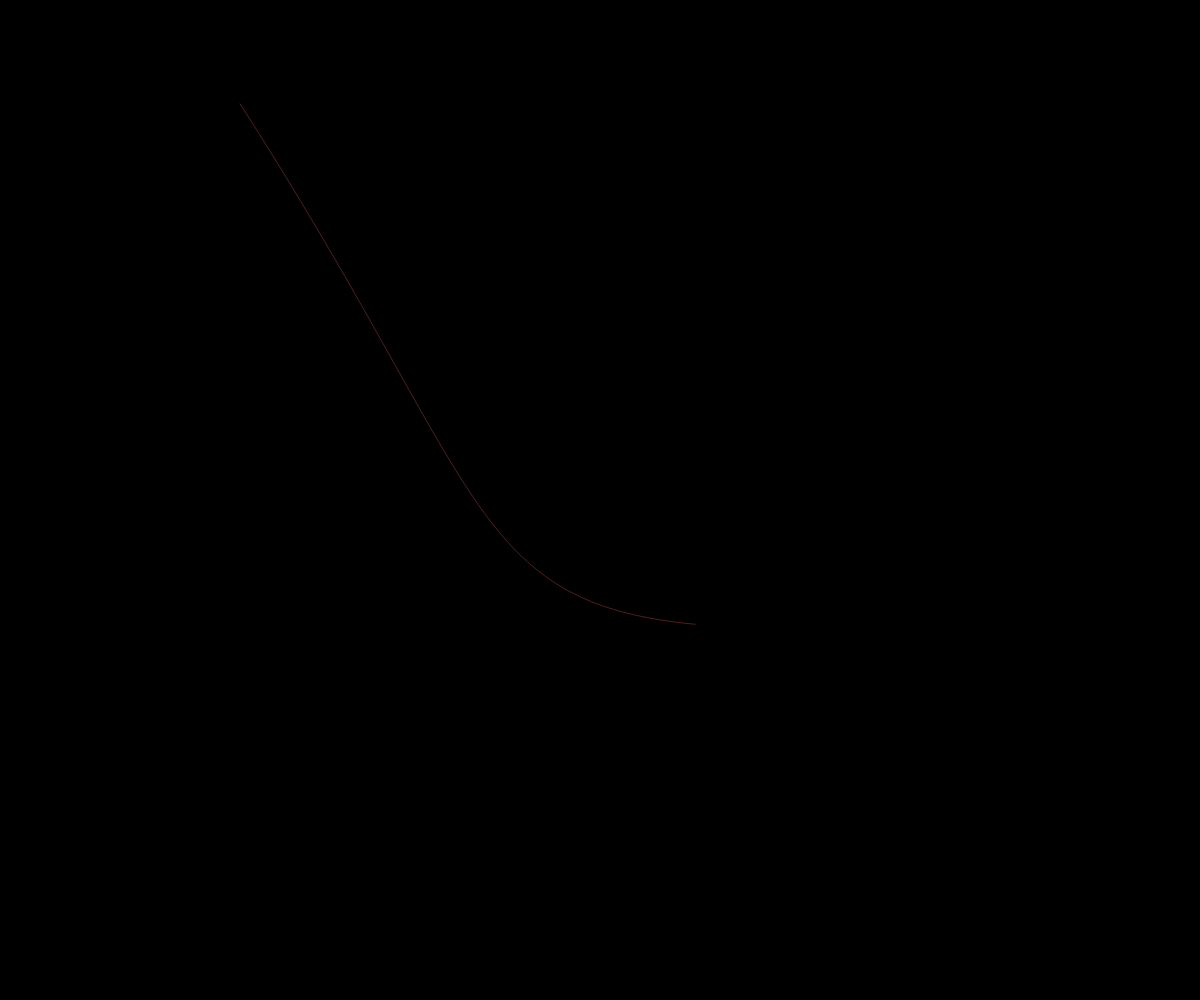
Frame 1 (no input)
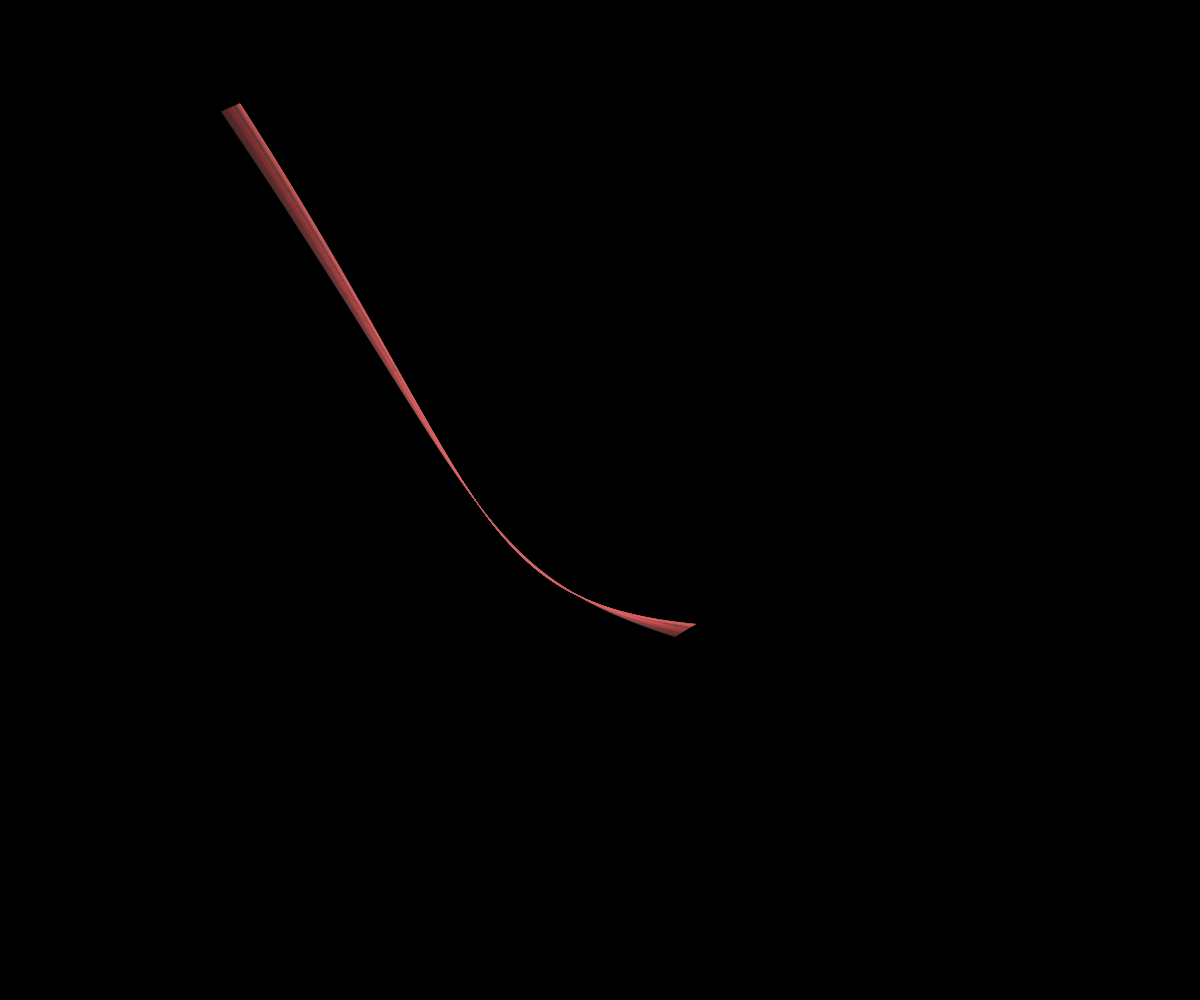
Frame 60 (no input)
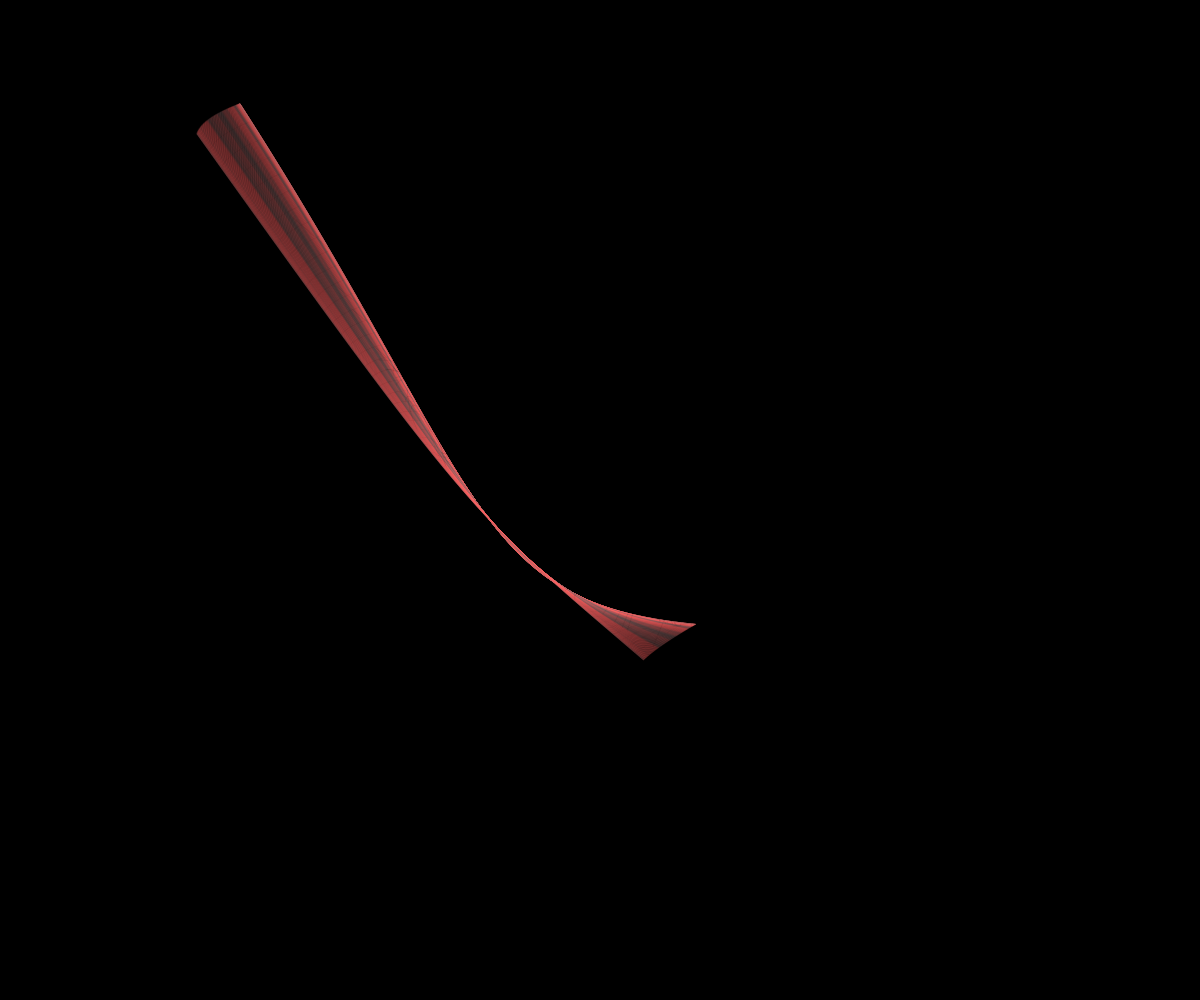
Frame 120 (the mouse pressed at the canvas centre since frame 60)

The p5.js sketch that drew these frames (run headless with seeded random() and noise() and a simulated clock; from frame 60 on, the mouse is pressed at the canvas centre):

// p5.js sketch
// ── sketch.js
let t;
let i;
let noisePosX;

function setup() {
  createCanvas(windowWidth, windowHeight);
  background(0);
  t = 0;
  noisePosX = 0;
  i = 0;
}

function draw() {
   noFill(); 
  stroke(0,20);
  
  let a1 = width * noise(i + 15);
  let a2 = width * noise(i + 25);
  let a3 = width * noise(i + 35);
  let a4 = width * noise(i + 45);
  let b1 = height * noise(i + 55);
  let b2 = height * noise(i + 65);
  let b3 = height * noise(i + 75);
  let b4 = height * noise(i + 85);

  bezier(a1, b1, a2, b2, a3, b3, a4, b4);
  i += 0.1;
  noisePosX = noisePosX + 0.1;
  myHue = noise(noisePosX) * 500;
  
  stroke(myHue,100, 100, 80);


  let x1 = width * noise(t + 15);
  let x2 = width * noise(t + 25);
  let x3 = width * noise(t + 35);
  let x4 = width * noise(t + 45);
  let y1 = height * noise(t + 55);
  let y2 = height * noise(t + 65);
  let y3 = height * noise(t + 75);
  let y4 = height * noise(t + 85);

  bezier(x1, y1, x2, y2, x3, y3, x4, y4);
  
  t += 0.001;
  
}
